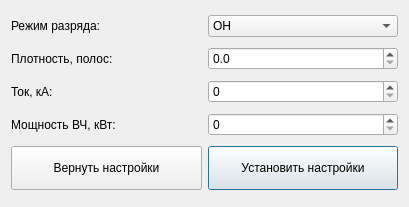
<?xml version="1.0" encoding="UTF-8"?>
<ui version="4.0">
 <class>tokamakWidget</class>
 <widget class="QWidget" name="tokamakWidget">
  <property name="geometry">
   <rect>
    <x>0</x>
    <y>0</y>
    <width>409</width>
    <height>207</height>
   </rect>
  </property>
  <property name="windowTitle">
   <string>Tokamak</string>
  </property>
  <layout class="QGridLayout" name="gridLayout">
   <item row="0" column="0">
    <widget class="QLabel" name="label">
     <property name="text">
      <string>Режим разряда:</string>
     </property>
    </widget>
   </item>
   <item row="1" column="1">
    <widget class="QDoubleSpinBox" name="density_doubleSpinBox">
     <property name="accelerated">
      <bool>true</bool>
     </property>
     <property name="decimals">
      <number>1</number>
     </property>
     <property name="singleStep">
      <double>0.100000000000000</double>
     </property>
    </widget>
   </item>
   <item row="1" column="0">
    <widget class="QLabel" name="label_2">
     <property name="text">
      <string>Плотность, полос:</string>
     </property>
    </widget>
   </item>
   <item row="0" column="1">
    <widget class="QComboBox" name="mode_comboBox">
     <item>
      <property name="text">
       <string>OH</string>
      </property>
     </item>
     <item>
      <property name="text">
       <string>RF</string>
      </property>
     </item>
     <item>
      <property name="text">
       <string>Тлеющий</string>
      </property>
     </item>
    </widget>
   </item>
   <item row="2" column="1">
    <widget class="QSpinBox" name="current_spinBox">
     <property name="accelerated">
      <bool>true</bool>
     </property>
     <property name="maximum">
      <number>500</number>
     </property>
    </widget>
   </item>
   <item row="2" column="0">
    <widget class="QLabel" name="label_3">
     <property name="text">
      <string>Ток, кА:</string>
     </property>
    </widget>
   </item>
   <item row="3" column="1">
    <widget class="QSpinBox" name="power_spinBox">
     <property name="accelerated">
      <bool>true</bool>
     </property>
     <property name="maximum">
      <number>500</number>
     </property>
    </widget>
   </item>
   <item row="3" column="0">
    <widget class="QLabel" name="label_4">
     <property name="text">
      <string>Мощность ВЧ, кВт:</string>
     </property>
    </widget>
   </item>
   <item row="4" column="0">
    <widget class="QPushButton" name="return_pushButton">
     <property name="minimumSize">
      <size>
       <width>190</width>
       <height>44</height>
      </size>
     </property>
     <property name="font">
      <font>
       <pointsize>9</pointsize>
      </font>
     </property>
     <property name="cursor">
      <cursorShape>PointingHandCursor</cursorShape>
     </property>
     <property name="text">
      <string>Вернуть настройки</string>
     </property>
    </widget>
   </item>
   <item row="4" column="1">
    <widget class="QPushButton" name="install_pushButton">
     <property name="minimumSize">
      <size>
       <width>190</width>
       <height>44</height>
      </size>
     </property>
     <property name="font">
      <font>
       <pointsize>9</pointsize>
      </font>
     </property>
     <property name="cursor">
      <cursorShape>PointingHandCursor</cursorShape>
     </property>
     <property name="text">
      <string>Установить настройки</string>
     </property>
     <property name="default">
      <bool>true</bool>
     </property>
    </widget>
   </item>
  </layout>
 </widget>
 <resources/>
 <connections/>
</ui>
